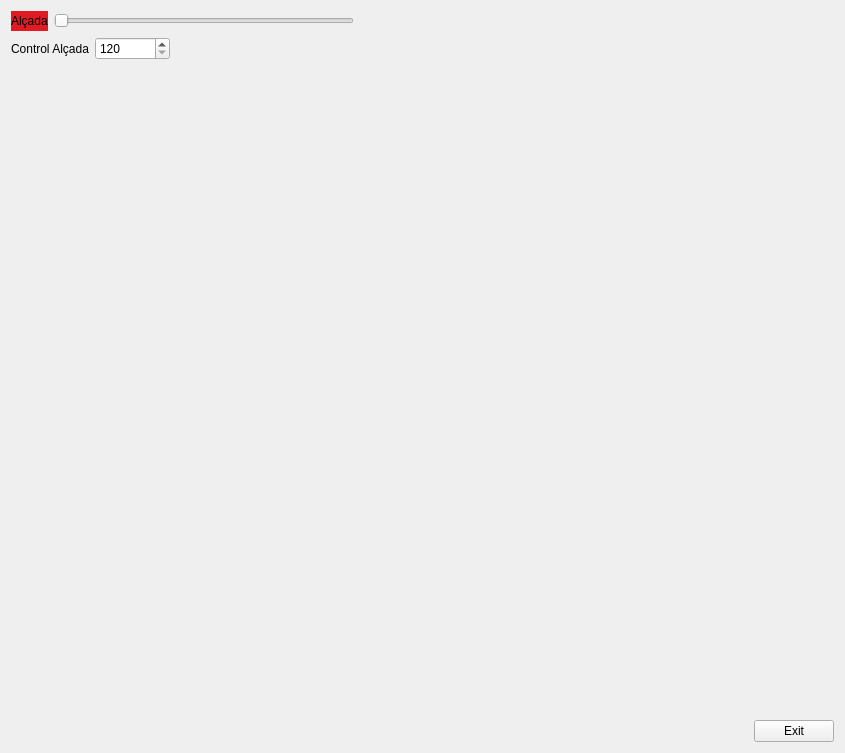
<?xml version="1.0" encoding="UTF-8"?>
<ui version="4.0">
 <class>MyForm</class>
 <widget class="QWidget" name="MyForm">
  <property name="geometry">
   <rect>
    <x>0</x>
    <y>0</y>
    <width>845</width>
    <height>753</height>
   </rect>
  </property>
  <property name="windowTitle">
   <string>El meu primer formulari en Qt</string>
  </property>
  <layout class="QVBoxLayout" name="verticalLayout_2">
   <item>
    <layout class="QHBoxLayout" name="horizontalLayout">
     <item>
      <widget class="QLabel" name="label">
       <property name="styleSheet">
        <string notr="true">background-color: rgb(224, 27, 36);</string>
       </property>
       <property name="text">
        <string>Alçada</string>
       </property>
      </widget>
     </item>
     <item>
      <widget class="QSlider" name="horizontalSlider">
       <property name="sizePolicy">
        <sizepolicy hsizetype="Fixed" vsizetype="Fixed">
         <horstretch>0</horstretch>
         <verstretch>0</verstretch>
        </sizepolicy>
       </property>
       <property name="minimumSize">
        <size>
         <width>300</width>
         <height>0</height>
        </size>
       </property>
       <property name="minimum">
        <number>120</number>
       </property>
       <property name="maximum">
        <number>210</number>
       </property>
       <property name="orientation">
        <enum>Qt::Horizontal</enum>
       </property>
      </widget>
     </item>
     <item>
      <spacer name="horizontalSpacer_2">
       <property name="orientation">
        <enum>Qt::Horizontal</enum>
       </property>
       <property name="sizeHint" stdset="0">
        <size>
         <width>40</width>
         <height>20</height>
        </size>
       </property>
      </spacer>
     </item>
    </layout>
   </item>
   <item>
    <layout class="QHBoxLayout" name="horizontalLayout_2">
     <item>
      <widget class="QLabel" name="label_2">
       <property name="text">
        <string>Control Alçada</string>
       </property>
      </widget>
     </item>
     <item>
      <widget class="QSpinBox" name="spinBox">
       <property name="sizePolicy">
        <sizepolicy hsizetype="Fixed" vsizetype="Fixed">
         <horstretch>0</horstretch>
         <verstretch>0</verstretch>
        </sizepolicy>
       </property>
       <property name="minimumSize">
        <size>
         <width>75</width>
         <height>0</height>
        </size>
       </property>
       <property name="minimum">
        <number>120</number>
       </property>
       <property name="maximum">
        <number>210</number>
       </property>
      </widget>
     </item>
     <item>
      <spacer name="horizontalSpacer_3">
       <property name="orientation">
        <enum>Qt::Horizontal</enum>
       </property>
       <property name="sizeHint" stdset="0">
        <size>
         <width>40</width>
         <height>20</height>
        </size>
       </property>
      </spacer>
     </item>
    </layout>
   </item>
   <item>
    <layout class="QVBoxLayout" name="verticalLayout">
     <item>
      <spacer name="verticalSpacer">
       <property name="orientation">
        <enum>Qt::Vertical</enum>
       </property>
       <property name="sizeHint" stdset="0">
        <size>
         <width>20</width>
         <height>40</height>
        </size>
       </property>
      </spacer>
     </item>
     <item>
      <layout class="QHBoxLayout" name="horizontalLayout_3">
       <item>
        <spacer name="horizontalSpacer">
         <property name="orientation">
          <enum>Qt::Horizontal</enum>
         </property>
         <property name="sizeHint" stdset="0">
          <size>
           <width>40</width>
           <height>20</height>
          </size>
         </property>
        </spacer>
       </item>
       <item>
        <widget class="QPushButton" name="pushButton">
         <property name="styleSheet">
          <string notr="true">rgb(153, 193, 241)</string>
         </property>
         <property name="text">
          <string>Exit</string>
         </property>
         <property name="shortcut">
          <string>Alt+X</string>
         </property>
        </widget>
       </item>
      </layout>
     </item>
    </layout>
   </item>
  </layout>
 </widget>
 <resources/>
 <connections>
  <connection>
   <sender>horizontalSlider</sender>
   <signal>valueChanged(int)</signal>
   <receiver>spinBox</receiver>
   <slot>setValue(int)</slot>
   <hints>
    <hint type="sourcelabel">
     <x>214</x>
     <y>50</y>
    </hint>
    <hint type="destinationlabel">
     <x>169</x>
     <y>103</y>
    </hint>
   </hints>
  </connection>
  <connection>
   <sender>spinBox</sender>
   <signal>valueChanged(int)</signal>
   <receiver>horizontalSlider</receiver>
   <slot>setValue(int)</slot>
   <hints>
    <hint type="sourcelabel">
     <x>170</x>
     <y>111</y>
    </hint>
    <hint type="destinationlabel">
     <x>253</x>
     <y>63</y>
    </hint>
   </hints>
  </connection>
  <connection>
   <sender>pushButton</sender>
   <signal>clicked()</signal>
   <receiver>MyForm</receiver>
   <slot>close()</slot>
   <hints>
    <hint type="sourcelabel">
     <x>628</x>
     <y>543</y>
    </hint>
    <hint type="destinationlabel">
     <x>403</x>
     <y>326</y>
    </hint>
   </hints>
  </connection>
 </connections>
</ui>
